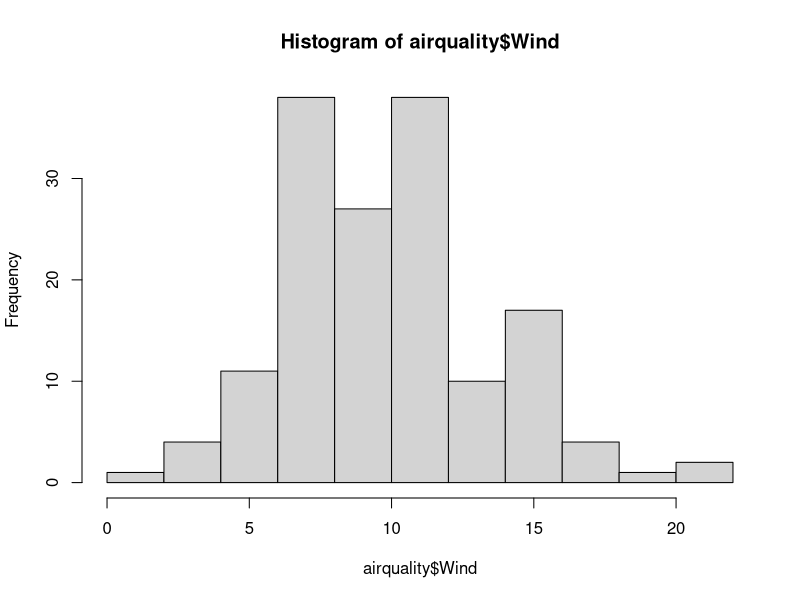
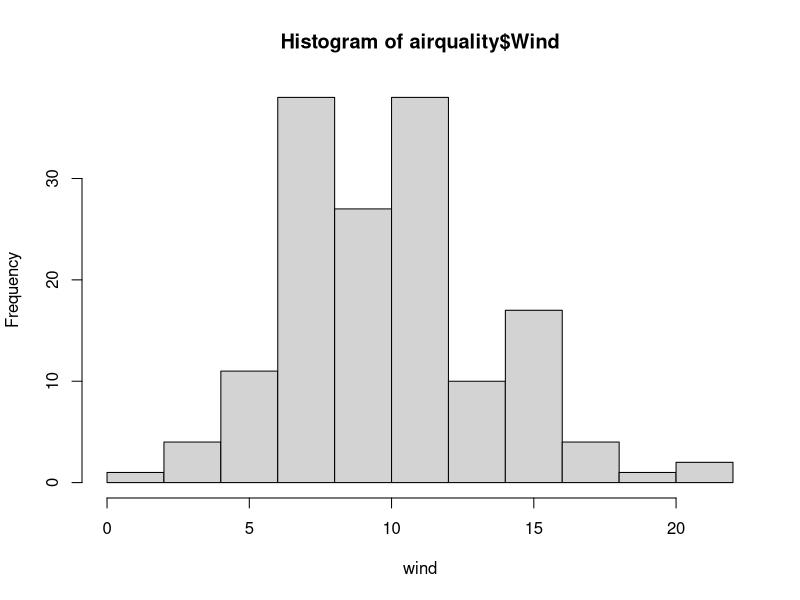
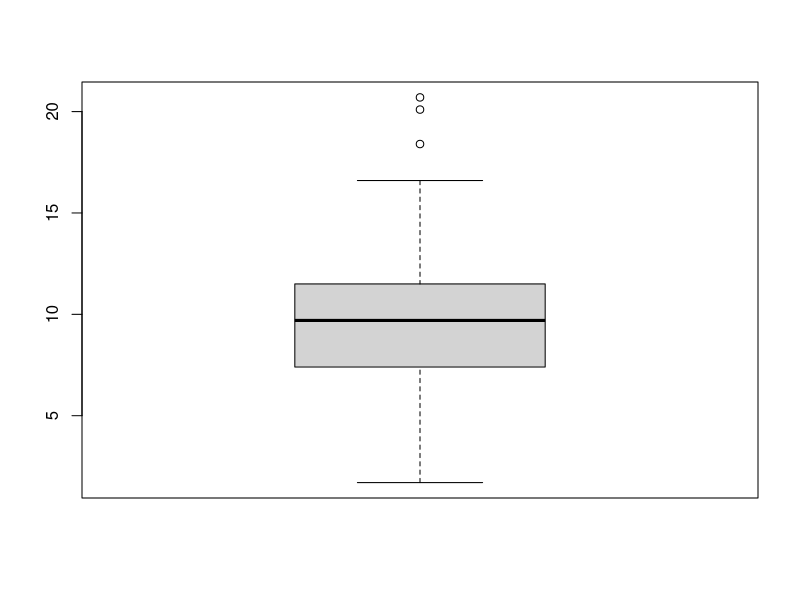
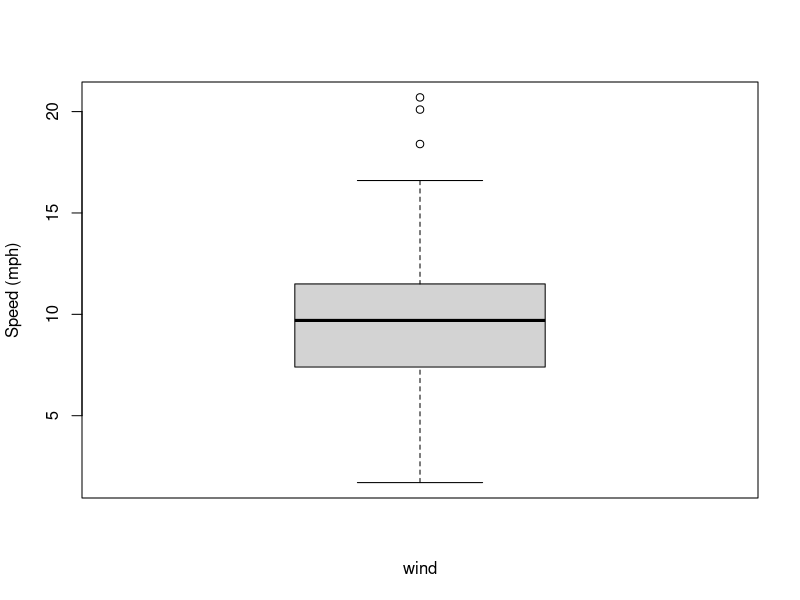
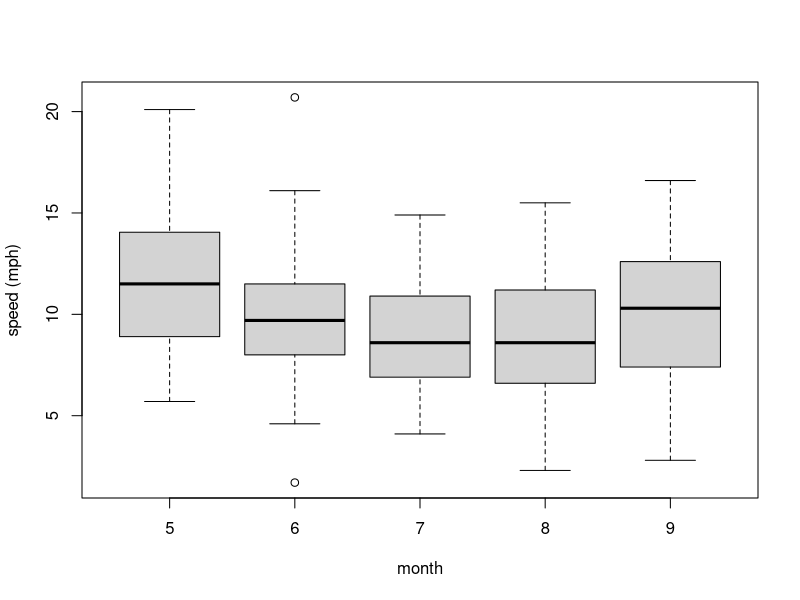
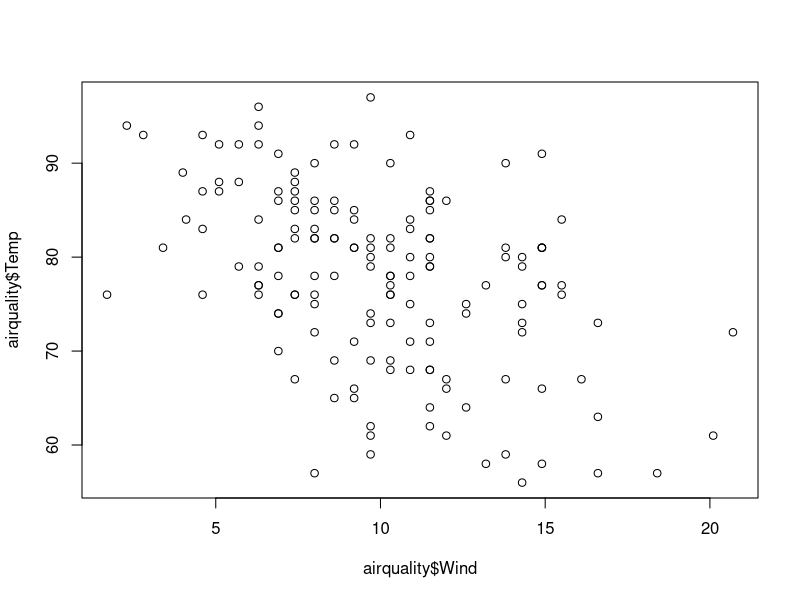
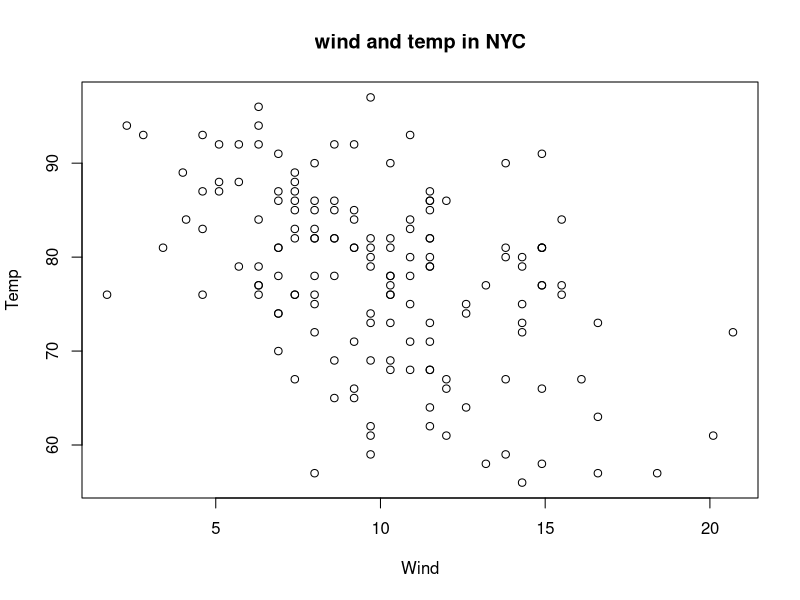
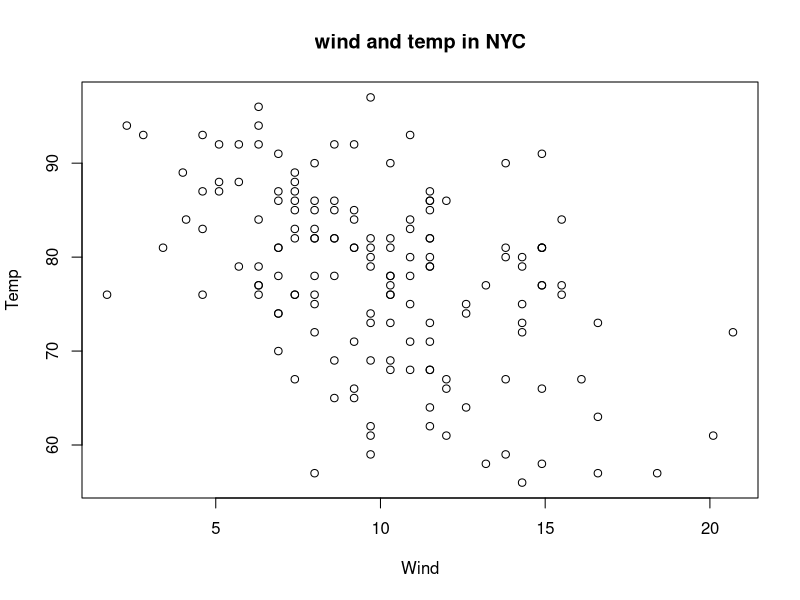

Recreate these plots in R, in order.
#Data Visualization 1: basics in R

hist(airquality$Wind)
hist(airquality$Wind, xlab = "wind")
boxplot(airquality$Wind)
boxplot(airquality$Wind, xlab="wind",ylab="Speed (mph)")
boxplot(Wind~Month,airquality,xlab="month", 
        ylab="speed (mph)")

plot(airquality$Wind,airquality$Temp)

with(airquality, plot(Wind, Temp))
title(main="wind and temp in NYC")

with(airquality, plot(Wind, Temp,
     main="wind and temp in NYC"))

with(airquality, plot(Wind, Temp,
                      main="wind and temp in NYC",
                      type = "n"))

with(subset(airquality, Month==9), 
     points(Wind, Temp, col="red"))
with(subset(airquality, Month==5), 
     points(Wind, Temp, col="blue"))
with(subset(airquality, Month==7), 
     points(Wind, Temp, col="green"))

with(subset(airquality, Month %in% c(6,8)), 
     points(Wind, Temp, col="black"))
fit<-lm(Temp~Wind, airquality)
abline(fit,lwd=2)

legend("topright", pch=1,
       col=c("red","blue","green","black"),
       legend=c("Sep","May","July","Other"))

par("bg")
par("col")
par("mar") #(bottom, left, top, right)
par("mfrow")
par("mfcol")
?par

par(mfrow = c(1,2))
hist(airquality$Temp)
hist(airquality$Wind)

boxplot(airquality$Wind)

par(mfrow = c(1,1))
boxplot(airquality$Wind)

par(mfcol = c(2,1))
hist(airquality$Temp)
hist(airquality$Wind)

#lattice 绘图实践
library(lattice)
xyplot(Temp~Ozone, data=airquality)
airquality$Month<-factor(airquality$Month)

xyplot(Temp~Ozone|Month, data=airquality,
       layout=c(5,1))

q<-xyplot(Temp~Ozone, data=airquality)
print(q)

set.seed(1)
x<-rnorm(100)
f<-rep(0:1, each=50)
y<-x + f - f*x + rnorm(100, sd=0.5)
f<-factor(f, labels = c("Group1", "Group2"))
xyplot(y~x|f,layout=c(2,1))

xyplot(y~x|f, panel = function(x,y){
  panel.xyplot(x,y)
  panel.abline(v=mean(x),h=mean(y), lty=2)
  panel.lmline(x,y,col="red")
})
